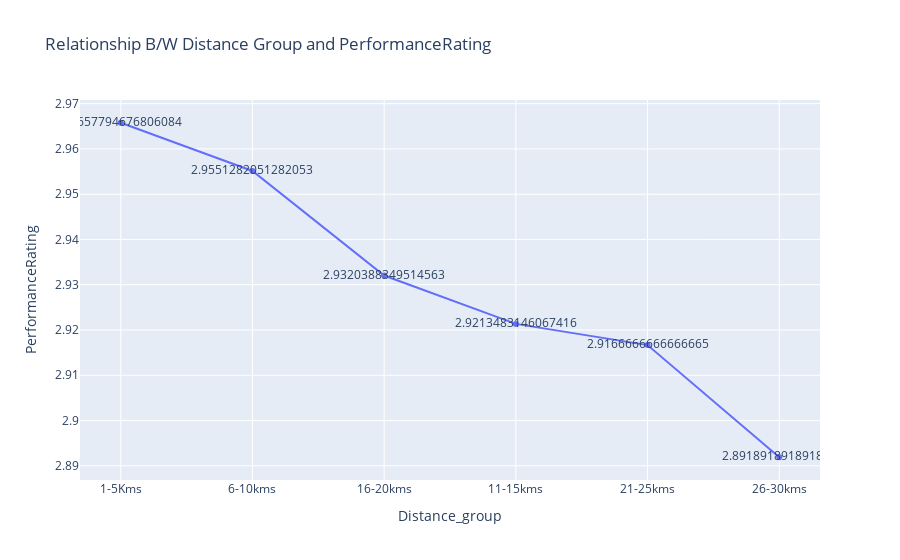

The cell this chart's notebook holds for it:
### Code cell
distancefromhome_df2 = sql('select Distance_group,AVG(PerformanceRating) as PerformanceRating  from df group by Distance_group order by AVG(PerformanceRating) desc')
px.line(distancefromhome_df2,x='Distance_group',y='PerformanceRating',text='PerformanceRating',title='Relationship B/W Distance Group and PerformanceRating')

### Figure 1 — Plotly figure (JSON) as saved in the notebook; plotly's stock layout.template omitted (floating-point values rounded to 4 significant figures)
{"data": [{"hovertemplate": "Distance_group=%{x}<br>PerformanceRating=%{text}<extra></extra>", "legendgroup": "", "line": {"color": "#636efa", "dash": "solid"}, "marker": {"symbol": "circle"}, "mode": "text+markers+lines", "name": "", "orientation": "v", "showlegend": false, "text": [2.966, 2.955, 2.932, 2.921, 2.917, 2.892], "type": "scatter", "x": ["1-5Kms", "6-10kms", "16-20kms", "11-15kms", "21-25kms", "26-30kms"], "xaxis": "x", "y": [2.966, 2.955, 2.932, 2.921, 2.917, 2.892], "yaxis": "y"}], "layout": {"legend": {"tracegroupgap": 0}, "title": {"text": "Relationship B/W Distance Group and PerformanceRating"}, "xaxis": {"anchor": "y", "domain": [0, 1], "title": {"text": "Distance_group"}}, "yaxis": {"anchor": "x", "domain": [0, 1], "title": {"text": "PerformanceRating"}}}}
